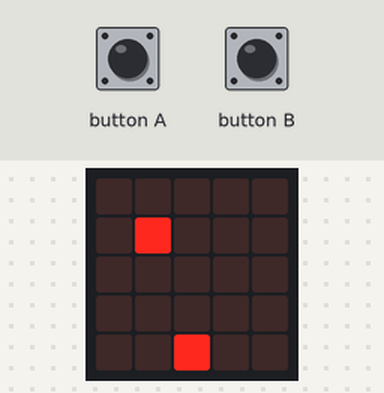
Recording of a program running on a simulated BBC micro:bit (MakeCode). Shown: the board's 5×5 LED display. Inputs (shaded band) come from the test bench. Random numbers come from a fixed seed.

Above: at 2.1 s.
2.2 s: button A pressed for 0.15 s
At 2.55 s:
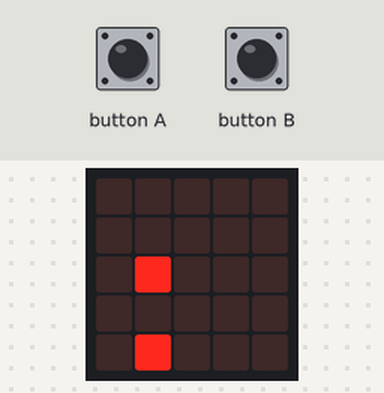
2.9 s: button B pressed for 0.15 s
At 2.95 s:
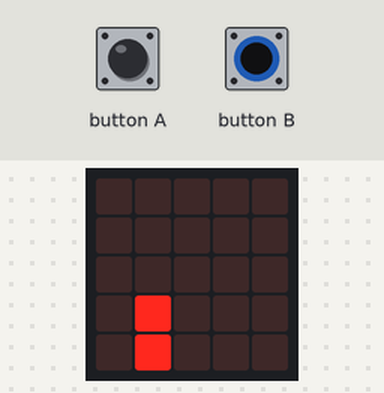
At 4.1 s:
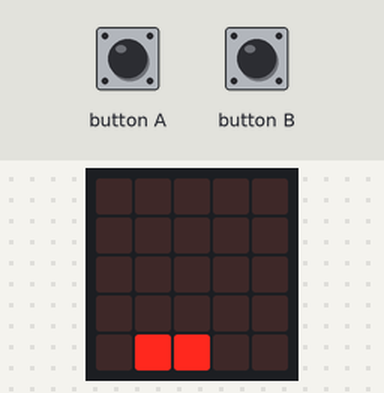
Timing chart, 0 to 5.9 s (numbered marks = the images above; inputs shaded):
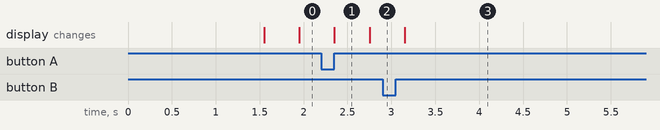

Measured:
- what the display in image 1 shows lasts 0.4 s, from 2.4 s to 2.8 s

The program:

main.ts
```typescript
/**
 * ---------- Juego: esquivar la bomba ----------
 */
// cuánto tarda la bomba en bajar (nivel 1)
// Mueve la nave: -1 izquierda, +1 derecha
function moverNave (dir: number) {
    destino = navePos + dir
    if (destino >= 0 && destino <= 4) {
        navePos = destino
    }
}
// Se muestra cuando la bomba te atrapa y se reinicia todo
function finDelJuego () {
    basic.pause(400)
    basic.clearScreen()
    basic.showIcon(IconNames.Skull)
    basic.pause(2000)
    basic.clearScreen()
    control.reset()
}
input.onButtonPressed(Button.A, function () {
    moverNave(-1)
})
input.onButtonPressed(Button.B, function () {
    moverNave(1)
})
// Pausa entre cada paso de la bomba, según el nivel
function pausaDelNivel () {
    return pausaBase - (nivel - 1) * 50
}
// Muestra el nivel un momento antes de cada bomba
function avisarNivel () {
    basic.clearScreen()
    basic.showNumber(nivel)
    basic.pause(800)
}
// Una bomba baja desde arriba
function bajarBomba () {
    columnaBomba = randint(0, 4)
    while (fila <= 4) {
        basic.clearScreen()
        led.plot(navePos, 4)
        led.plot(columnaBomba, fila)
        if (fila == 4 && columnaBomba == navePos) {
            // te atrapó
            return true
        }
        basic.pause(pausaDelNivel())
        fila += 1
    }
    // la esquivaste
    return false
}
let fila = 0
let columnaBomba = 0
let destino = 0
let pausaBase = 0
let navePos = 0
let nivel = 0
nivel = 1
// columna donde está la nave (0 a 4)
navePos = 2
// cuánto tarda la bomba en bajar (nivel 1)
pausaBase = 400
basic.forever(function () {
    // solo mostramos el cartel al empezar el nivel 1
    if (nivel == 1) {
        avisarNivel()
    }
    if (bajarBomba()) {
        finDelJuego()
    }
    // la esquivó: sube de nivel, hasta el 5
    if (nivel < 5) {
        nivel += 1
    }
})
```

test.ts
```typescript
// tests go here; this will not be compiled when this package is used as an extension.
```
